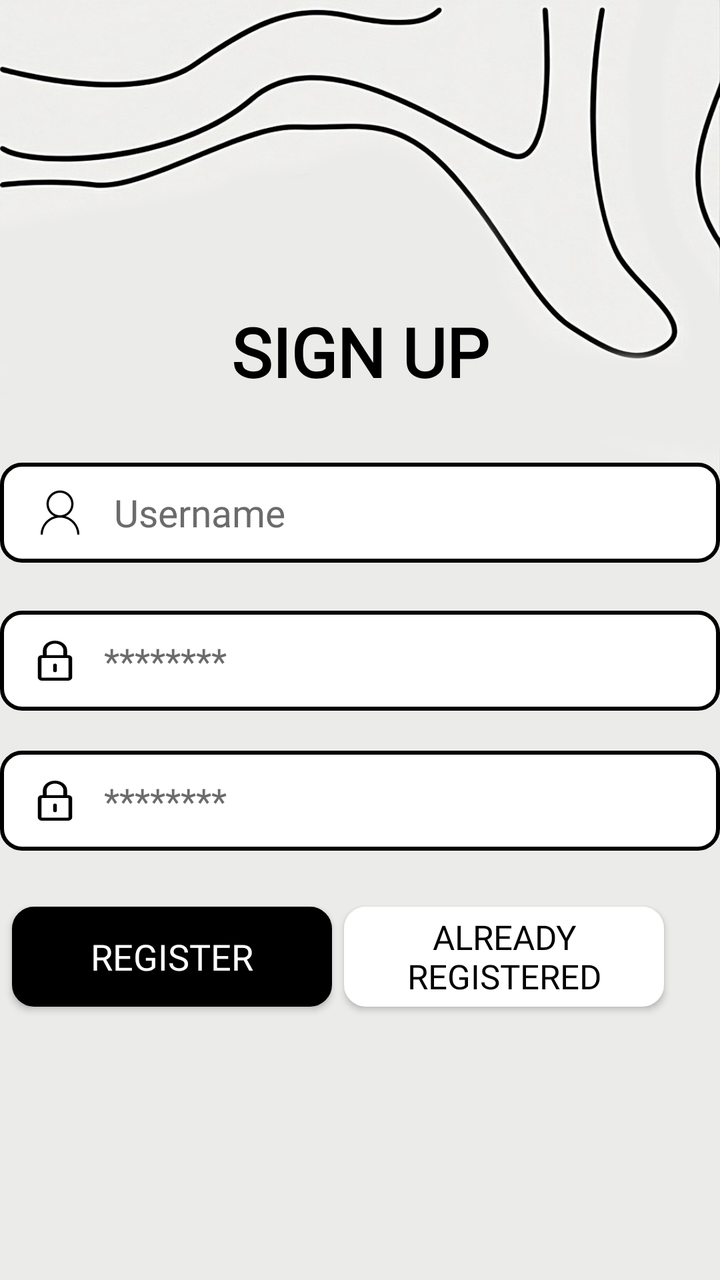
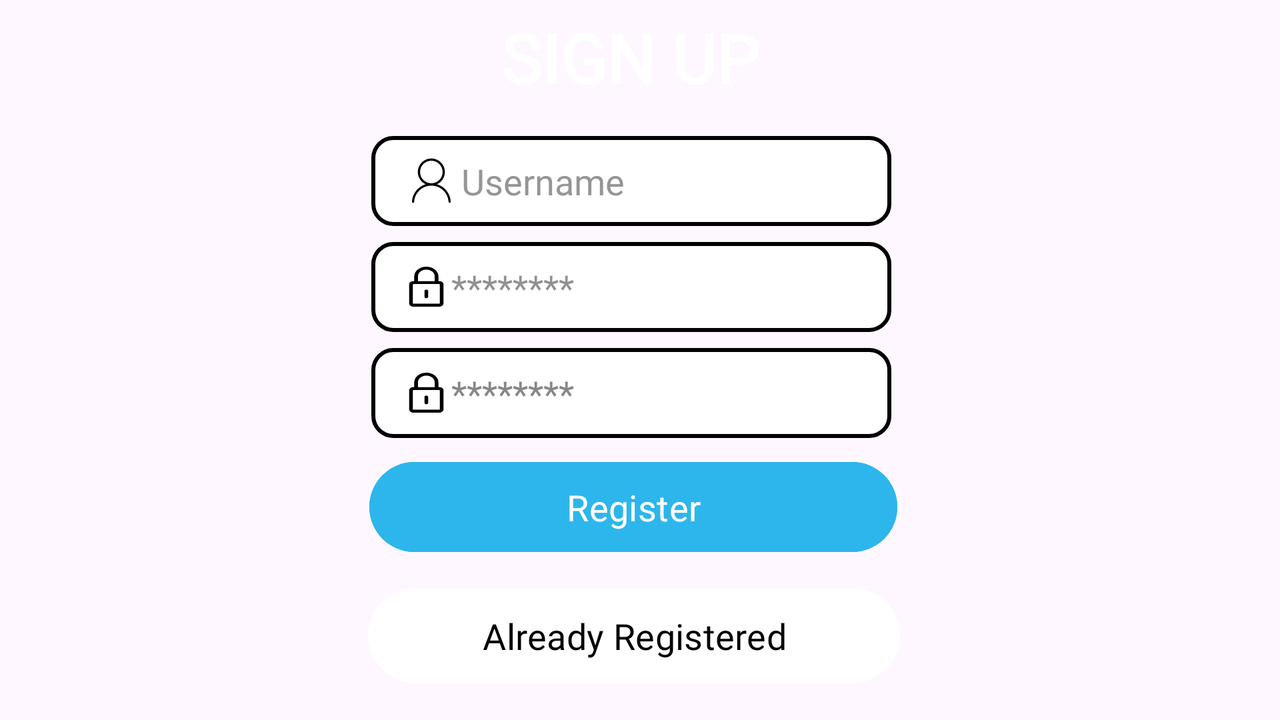

Two renders of one Android screen. The first uses the default layout on a phone; the second uses the alternative layout the repository ships for a different screen configuration, on a matching device. The two XML files are below.
<!-- AndroidManifest.xml: application theme Theme.Assignment1_FIT2081_32781555 -->
<!-- res/layout/activity_main.xml -->
<?xml version="1.0" encoding="utf-8"?>
<androidx.constraintlayout.widget.ConstraintLayout xmlns:android="http://schemas.android.com/apk/res/android"
    xmlns:app="http://schemas.android.com/apk/res-auto"
    xmlns:tools="http://schemas.android.com/tools"
    android:layout_width="match_parent"
    android:layout_height="match_parent"
    android:background="@drawable/wallpaper4_1"
    tools:context=".Activities.MainActivity">

    <EditText
        android:id="@+id/etConfirmPasswordSignup"
        android:layout_width="360dp"
        android:layout_height="50dp"
        android:layout_marginTop="20dp"
        android:background="@drawable/input_bg"
        android:drawableLeft="@drawable/password"
        android:drawablePadding="12dp"
        android:ems="10"
        android:hint="********"
        android:inputType="textPassword"
        android:paddingLeft="15dp"
        android:textColor="#000000"
        android:textColorHint="#6B6B6B"
        app:layout_constraintEnd_toEndOf="parent"
        app:layout_constraintStart_toStartOf="parent"
        app:layout_constraintTop_toBottomOf="@+id/etPasswordSignup" />

    <EditText
        android:id="@+id/etPasswordSignup"
        android:layout_width="360dp"
        android:layout_height="50dp"
        android:layout_marginTop="24dp"
        android:background="@drawable/input_bg"
        android:drawableLeft="@drawable/password"
        android:drawablePadding="12dp"
        android:ems="10"
        android:hint="********"
        android:inputType="textPassword"
        android:paddingLeft="15dp"
        android:textColor="#000000"
        android:textColorHint="#6B6B6B"
        app:layout_constraintEnd_toEndOf="parent"
        app:layout_constraintStart_toStartOf="parent"
        app:layout_constraintTop_toBottomOf="@+id/etUsernameSignup" />

    <EditText
        android:id="@+id/etUsernameSignup"
        android:layout_width="360dp"
        android:layout_height="50dp"
        android:layout_marginTop="24dp"
        android:background="@drawable/input_bg"
        android:drawableLeft="@drawable/user"
        android:drawablePadding="12dp"
        android:ems="10"
        android:hint="Username"
        android:inputType="text"
        android:paddingStart="15dp"
        android:textColor="#000000"
        android:textColorHint="#6B6B6B"
        android:textSize="19sp"
        app:layout_constraintEnd_toEndOf="parent"
        app:layout_constraintStart_toStartOf="parent"
        app:layout_constraintTop_toBottomOf="@+id/textView" />

    <android.widget.Button
        android:id="@+id/btnSignupSignup"
        android:layout_width="160dp"
        android:layout_height="50dp"
        android:layout_marginTop="28dp"
        android:background="@drawable/input_bg"
        android:backgroundTint="#000000"
        android:onClick="Signup"
        android:text="Register"
        android:textColor="#FFFFFF"
        android:textColorHighlight="#FFFFFF"
        android:textSize="18sp"
        app:layout_constraintEnd_toStartOf="@+id/btnLoginSignup"
        app:layout_constraintHorizontal_bias="0.492"
        app:layout_constraintStart_toStartOf="parent"
        app:layout_constraintTop_toBottomOf="@+id/etConfirmPasswordSignup" />

    <android.widget.Button
        android:id="@+id/btnLoginSignup"
        android:layout_width="160dp"
        android:layout_height="50dp"
        android:layout_marginTop="28dp"
        android:layout_marginEnd="28dp"
        android:background="@drawable/input_bg"
        android:backgroundTint="#FFFFFF"
        android:onClick="Login"
        android:text="Already Registered"
        android:textColor="#000000"
        android:textSize="17sp"
        app:layout_constraintEnd_toEndOf="parent"
        app:layout_constraintTop_toBottomOf="@+id/etConfirmPasswordSignup" />

    <TextView
        android:id="@+id/textView"
        android:layout_width="263dp"
        android:layout_height="63dp"
        android:gravity="center_horizontal|center_vertical"
        android:text="SIGN UP"
        android:textColor="#000000"
        android:textSize="34sp"
        android:textStyle="bold"
        app:layout_constraintBottom_toBottomOf="parent"
        app:layout_constraintEnd_toEndOf="parent"
        app:layout_constraintStart_toStartOf="parent"
        app:layout_constraintTop_toTopOf="parent"
        app:layout_constraintVertical_bias="0.25" />

    <androidx.constraintlayout.widget.Barrier
        android:id="@+id/barrier"
        android:layout_width="wrap_content"
        android:layout_height="wrap_content"
        app:barrierDirection="top" />

    <androidx.constraintlayout.helper.widget.Flow
        android:id="@+id/flow"
        android:layout_width="wrap_content"
        android:layout_height="wrap_content" />

</androidx.constraintlayout.widget.ConstraintLayout>
<!-- resources referenced by this layout -->
<resources>
  <!-- drawable input_bg (drawable) -->
  <?xml version="1.0" encoding="utf-8"?>
  <shape xmlns:android="http://schemas.android.com/apk/res/android">
      
      <solid android:color="@android:color/white" />
  
      
      <stroke android:color="@color/black" android:width="2dp"/>
  
      
      <corners android:radius="10dp"/>
  </shape>
  <!-- drawable password (drawable) -->
  <vector xmlns:android="http://schemas.android.com/apk/res/android"
      android:width="25dp"
      android:height="20dp"
      android:viewportWidth="203.1"
      android:viewportHeight="203.1">
    <path
        android:pathData="M153.98,73.24h-3.31V49.12C150.67,22.03 128.63,0 101.55,0C74.46,0 52.43,22.03 52.43,49.12v24.12H49.12c-9.65,0 -17.5,7.85 -17.5,17.5v94.86c0,9.65 7.85,17.5 17.5,17.5h104.86c9.65,0 17.5,-7.85 17.5,-17.5V90.74C171.48,81.09 163.63,73.24 153.98,73.24zM67.43,49.12C67.43,30.3 82.74,15 101.55,15c18.81,0 34.12,15.3 34.12,34.12v24.12H67.43V49.12zM156.48,185.6c0,1.36 -1.14,2.5 -2.5,2.5H49.12c-1.36,0 -2.5,-1.14 -2.5,-2.5V90.74c0,-1.36 1.14,-2.5 2.5,-2.5H59.93h83.24h10.81c1.36,0 2.5,1.14 2.5,2.5V185.6z"
        android:fillColor="@color/black"/>
    <path
        android:pathData="M101.55,116.31c-4.14,0 -7.5,3.36 -7.5,7.5v28.72c0,4.14 3.36,7.5 7.5,7.5c4.14,0 7.5,-3.36 7.5,-7.5v-28.72C109.05,119.67 105.69,116.31 101.55,116.31z"
        android:fillColor="@color/black"/>
  </vector>
  <!-- drawable user (drawable) -->
  <vector xmlns:android="http://schemas.android.com/apk/res/android"
      android:width="30dp"
      android:height="30dp"
      android:viewportWidth="1024"
      android:viewportHeight="1024">
    <path
        android:fillColor="@color/black"
        android:pathData="M843.3,870.1c-8.4,-140.5 -104.3,-257.4 -233.9,-297.1C687.9,536.3 742.4,456.5 742.4,364.1c0,-127.2 -103.2,-230.4 -230.4,-230.4S281.6,236.8 281.6,364.1c0,92.4 54.5,172.2 133.1,208.9 -129.6,39.7 -225.5,156.6 -233.9,297.1 -0.7,10.9 8,20.2 19,20.2l0,0c10,0 18.3,-7.8 19,-17.7C227.7,718.5 355.7,596.4 512,596.4s284.3,122.1 293.4,276.2c0.6,10 8.9,17.7 19,17.7C835.3,890.3 843.9,881 843.3,870.1zM319.5,364.1c0,-106.3 86.2,-192.5 192.5,-192.5s192.5,86.2 192.5,192.5c0,106.3 -86.2,192.5 -192.5,192.5S319.5,470.4 319.5,364.1z"/>
  </vector>
  <!-- drawable wallpaper4_1: png bitmap (drawable, 227972 bytes) -->
  <style name="Theme.Assignment1_FIT2081_32781555" parent="Base.Theme.Assignment1_FIT2081_32781555" />
  <color name="black">#FF000000</color>
  <style name="Base.Theme.Assignment1_FIT2081_32781555" parent="Theme.Material3.DayNight.NoActionBar">
          <item name="colorPrimary">@color/colorPrimary</item>
          <item name="colorPrimaryDark">@color/colorPrimaryDark</item>
          <item name="colorAccent">@color/colorAccent</item>
          <item name="android:statusBarColor">@color/colorPrimary</item>
          <item name="android:fontFamily">@font/rubik</item>
      </style>
  <color name="colorPrimary">#FF000000</color>
  <color name="colorPrimaryDark">#FFFFFFFF</color>
  <color name="colorAccent">#646464</color>
</resources>
<!-- res/layout-land/activity_main.xml (the repository's variant of the layout above) -->
<!-- drawn on the phone turned sideways -->
<?xml version="1.0" encoding="utf-8"?>
<androidx.constraintlayout.widget.ConstraintLayout xmlns:android="http://schemas.android.com/apk/res/android"
    xmlns:app="http://schemas.android.com/apk/res-auto"
    xmlns:tools="http://schemas.android.com/tools"
    android:layout_width="match_parent"
    android:layout_height="match_parent"
    android:background="@drawable/wallpaper1"
    tools:context=".Activities.MainActivity">

    <EditText
        android:id="@+id/etConfirmPasswordSignup"
        android:layout_width="260dp"
        android:layout_height="45dp"
        android:layout_marginTop="8dp"
        android:background="@drawable/input_bg"
        android:drawableLeft="@drawable/password"
        android:ems="10"
        android:hint="********"
        android:inputType="textPassword"
        android:paddingLeft="15dp"
        android:textColor="#000000"
        android:textColorHint="#878787"
        app:layout_constraintEnd_toEndOf="parent"
        app:layout_constraintHorizontal_bias="0.489"
        app:layout_constraintStart_toStartOf="parent"
        app:layout_constraintTop_toBottomOf="@+id/etPasswordSignup" />

    <EditText
        android:id="@+id/etPasswordSignup"
        android:layout_width="260dp"
        android:layout_height="45dp"
        android:layout_marginTop="8dp"
        android:background="@drawable/input_bg"
        android:drawableLeft="@drawable/password"
        android:ems="10"
        android:hint="********"
        android:inputType="textPassword"
        android:paddingLeft="15dp"
        android:textColor="#000000"
        android:textColorHint="#8D383838"
        app:layout_constraintEnd_toEndOf="parent"
        app:layout_constraintHorizontal_bias="0.489"
        app:layout_constraintStart_toStartOf="parent"
        app:layout_constraintTop_toBottomOf="@+id/etUsernameSignup" />

    <EditText
        android:id="@+id/etUsernameSignup"
        android:layout_width="260dp"
        android:layout_height="45dp"
        android:layout_marginTop="8dp"
        android:background="@drawable/input_bg"
        android:drawableLeft="@drawable/user"
        android:ems="10"
        android:hint="Username"
        android:inputType="text"
        android:paddingStart="15dp"
        android:textColor="#000000"
        android:textColorHint="#90434343"
        android:textSize="18sp"
        app:layout_constraintEnd_toEndOf="parent"
        app:layout_constraintHorizontal_bias="0.489"
        app:layout_constraintStart_toStartOf="parent"
        app:layout_constraintTop_toBottomOf="@+id/textView" />

    <Button
        android:id="@+id/btnSignupSignup"
        android:layout_width="264dp"
        android:layout_height="53dp"
        android:layout_marginTop="8dp"
        android:backgroundTint="#2DB6EC"
        android:onClick="Signup"
        android:text="Register"
        android:textSize="18sp"
        app:layout_constraintEnd_toEndOf="parent"
        app:layout_constraintHorizontal_bias="0.491"
        app:layout_constraintStart_toStartOf="parent"
        app:layout_constraintTop_toBottomOf="@+id/etConfirmPasswordSignup" />

    <Button
        android:id="@+id/btnLoginSignup"
        android:layout_width="266dp"
        android:layout_height="55dp"
        android:layout_marginTop="12dp"
        android:backgroundTint="#FFFFFF"
        android:onClick="Login"
        android:text="Already Registered"
        android:textColor="#000000"
        android:textSize="18sp"
        app:layout_constraintBottom_toTopOf="@+id/guideline8"
        app:layout_constraintEnd_toEndOf="parent"
        app:layout_constraintHorizontal_bias="0.492"
        app:layout_constraintStart_toStartOf="parent"
        app:layout_constraintTop_toBottomOf="@+id/btnSignupSignup"
        app:layout_constraintVertical_bias="1.0" />

    <TextView
        android:id="@+id/textView"
        android:layout_width="263dp"
        android:layout_height="63dp"
        android:layout_marginBottom="300dp"
        android:gravity="center_horizontal|center_vertical"
        android:text="SIGN UP"
        android:textColor="#FFFFFF"
        android:textSize="34sp"
        android:textStyle="bold"
        app:layout_constraintBottom_toBottomOf="parent"
        app:layout_constraintEnd_toEndOf="parent"
        app:layout_constraintHorizontal_bias="0.487"
        app:layout_constraintStart_toStartOf="parent" />

    <androidx.constraintlayout.widget.Barrier
        android:id="@+id/barrier"
        android:layout_width="wrap_content"
        android:layout_height="wrap_content"
        app:barrierDirection="top" />

    <androidx.constraintlayout.helper.widget.Flow
        android:id="@+id/flow"
        android:layout_width="wrap_content"
        android:layout_height="wrap_content" />

    <androidx.constraintlayout.widget.Guideline
        android:id="@+id/guideline8"
        android:layout_width="wrap_content"
        android:layout_height="wrap_content"
        android:orientation="horizontal"
        app:layout_constraintGuide_percent="0.9592875" />

</androidx.constraintlayout.widget.ConstraintLayout>
<!-- resources referenced by the variant -->
<!-- as the phone turned sideways resolves them -->
<resources>
  <!-- drawable input_bg (drawable) -->
  <?xml version="1.0" encoding="utf-8"?>
  <shape xmlns:android="http://schemas.android.com/apk/res/android">
      
      <solid android:color="@android:color/white" />
  
      
      <stroke android:color="@color/black" android:width="2dp"/>
  
      
      <corners android:radius="10dp"/>
  </shape>
  <!-- drawable password (drawable) -->
  <vector xmlns:android="http://schemas.android.com/apk/res/android"
      android:width="25dp"
      android:height="20dp"
      android:viewportWidth="203.1"
      android:viewportHeight="203.1">
    <path
        android:pathData="M153.98,73.24h-3.31V49.12C150.67,22.03 128.63,0 101.55,0C74.46,0 52.43,22.03 52.43,49.12v24.12H49.12c-9.65,0 -17.5,7.85 -17.5,17.5v94.86c0,9.65 7.85,17.5 17.5,17.5h104.86c9.65,0 17.5,-7.85 17.5,-17.5V90.74C171.48,81.09 163.63,73.24 153.98,73.24zM67.43,49.12C67.43,30.3 82.74,15 101.55,15c18.81,0 34.12,15.3 34.12,34.12v24.12H67.43V49.12zM156.48,185.6c0,1.36 -1.14,2.5 -2.5,2.5H49.12c-1.36,0 -2.5,-1.14 -2.5,-2.5V90.74c0,-1.36 1.14,-2.5 2.5,-2.5H59.93h83.24h10.81c1.36,0 2.5,1.14 2.5,2.5V185.6z"
        android:fillColor="@color/black"/>
    <path
        android:pathData="M101.55,116.31c-4.14,0 -7.5,3.36 -7.5,7.5v28.72c0,4.14 3.36,7.5 7.5,7.5c4.14,0 7.5,-3.36 7.5,-7.5v-28.72C109.05,119.67 105.69,116.31 101.55,116.31z"
        android:fillColor="@color/black"/>
  </vector>
  <!-- drawable user (drawable) -->
  <vector xmlns:android="http://schemas.android.com/apk/res/android"
      android:width="30dp"
      android:height="30dp"
      android:viewportWidth="1024"
      android:viewportHeight="1024">
    <path
        android:fillColor="@color/black"
        android:pathData="M843.3,870.1c-8.4,-140.5 -104.3,-257.4 -233.9,-297.1C687.9,536.3 742.4,456.5 742.4,364.1c0,-127.2 -103.2,-230.4 -230.4,-230.4S281.6,236.8 281.6,364.1c0,92.4 54.5,172.2 133.1,208.9 -129.6,39.7 -225.5,156.6 -233.9,297.1 -0.7,10.9 8,20.2 19,20.2l0,0c10,0 18.3,-7.8 19,-17.7C227.7,718.5 355.7,596.4 512,596.4s284.3,122.1 293.4,276.2c0.6,10 8.9,17.7 19,17.7C835.3,890.3 843.9,881 843.3,870.1zM319.5,364.1c0,-106.3 86.2,-192.5 192.5,-192.5s192.5,86.2 192.5,192.5c0,106.3 -86.2,192.5 -192.5,192.5S319.5,470.4 319.5,364.1z"/>
  </vector>
  <style name="Theme.Assignment1_FIT2081_32781555" parent="Base.Theme.Assignment1_FIT2081_32781555" />
  <color name="black">#FF000000</color>
  <style name="Base.Theme.Assignment1_FIT2081_32781555" parent="Theme.Material3.DayNight.NoActionBar">
          <item name="colorPrimary">@color/colorPrimary</item>
          <item name="colorPrimaryDark">@color/colorPrimaryDark</item>
          <item name="colorAccent">@color/colorAccent</item>
          <item name="android:statusBarColor">@color/colorPrimary</item>
          <item name="android:fontFamily">@font/rubik</item>
      </style>
  <color name="colorPrimary">#FF000000</color>
  <color name="colorPrimaryDark">#FFFFFFFF</color>
  <color name="colorAccent">#646464</color>
</resources>
